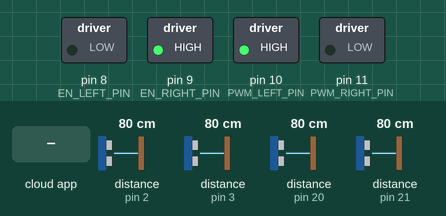
Bench run of a sketch on a simulated Arduino Mega 2560, built with avr-gcc and run on an emulated ATmega2560. Parts: switched loads named in the sketch (green lamp = pin HIGH). Wiring (inferred from the names in the program): 4 × range finder with pulse-width output: data pin 2 / data pin 3 / data pin 20 / data pin 21. The test bench sets the inputs (shaded band); at power-on: distance to the obstacle (sensors on pin 2, pin 3, pin 20, pin 21) 80 cm. The ROS host is connected and sends only what is stated.

Above: at 1.2 s.
1.3 s: the phone or cloud app sets linear.x to -100
At 1.6 s:
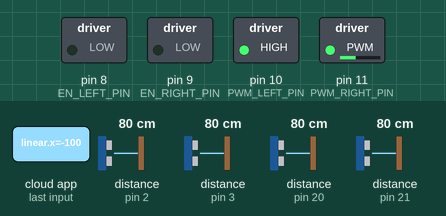
2.8 s: the phone or cloud app sets linear.x to 100
At 4.0 s:
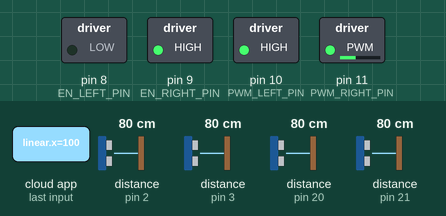
4.3 s: the phone or cloud app sets angular.z to -100
At 5.2 s:
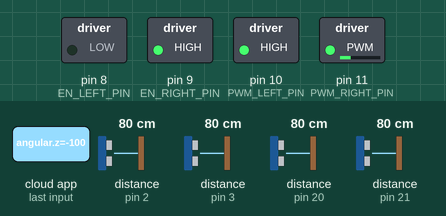
Timing chart, 0 to 7.3 s (numbered marks = the images above; inputs shaded):
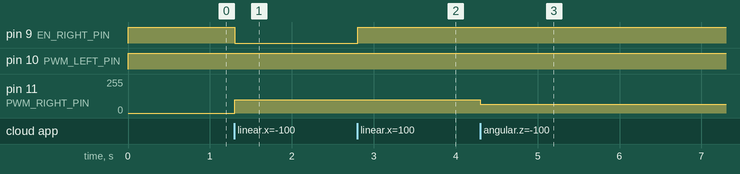

The sketch:

arduino_ROS_combined_motor_encoderwithPID1.ino
```cpp
//WITH PID for wheel velocity closed-loop control

//the following code is to setup an arduino node in ROS called /serial.node
//that subscribes to the cmd_vel topic and writes PWM signals to the motor drivers
//& publishes to new topics "lCount" and "rCount" the encoder counts from the left and right
//wheel encoders with quadrature, respectively.
//Arduino Board: Arduino Mega 2560 Rev3

//NOTES: Ensure tires are properly inflated to minimize slippage between tire and hub

//parts of code from:
//https://playground.arduino.cc/Main/RotaryEncoders/ &
//https://howtomechatronics.com/tutorials/arduino/rotary-encoder-works-use-arduino/

//Created/Modified by:
//Author: Shymon Sumiyoshi
//Date Created: 2020-12-21
//Date Modified: 2021-02-20

//MOTOR: IG42 24VDC Geared Motor, item# TD-044-240
//with gear head (1:24): rated torque 8kg-cm, rated speed 246rpm, rated current < 2.1A
//stall torque ?103.2kg-cm?, stall current 13A, no load current < 0.5A

//MOTOR DRIVER: Cytron MD10C
//for brushed DC motor, motor voltage ranges from 5V to 30V (power), 3.3V and 5V logic level input
//maximum current up to 13A continuous and 30A peak (10 seconds)
//fully NMOS H-Bridge (no heat sink required), speed control PWM frequency up to 20KHz
//supports both locked-antiphase and sign-magnitude PWM operation
//6 connections for motor driver:
//Signal 1) Black: GND
//Signal 2) Red: PWM input for speed control
//Signal 3) Yellow: DIR direction control
//Power 4) POWER+ from battery
//Power 5) POWER- from battery
//Power 6) Motor Output A
//Power 7) Motor Output B

//ENCODER: (attached to motor) is 2 Channel Hall Effect Magnetic Encoder (incremental rotary encoder)
//5cpr without quadrature & gear ratio / with quadrature & gear ratio, 480cpr (= 5x4x24)
//6 wires coming from geared motor:
//Power 1) Black: -Motor
//Power 2) Red: +Motor
//Signal 3) Brown: Hall Sensor Vcc (use 5VDC but can be anywhere between 3.5-20VDC)
//Signal 4) Green: Hall Sensor GND
//Signal 5) Blue: Hall Sensor A Vout   //need 1K ohm pull up resistor here, but I'll use the arduino's internal pull-up resistor
//Signal 6) Purple: Hall Sensor B Vout //need 1K ohm pull up resistor here, but I'll use the arduino's internal pull-up resistor


#include "Arduino.h"
#include <ros.h>
#include <ros/time.h>
#include <geometry_msgs/Twist.h>  //for subscribing to messages from the "cmd_vel" topic
#include <std_msgs/Int16.h> //for publishing encoder count messages to the "lCount" & "rCount" topics
#include <std_msgs/Float32.h>
//#include <std_msgs/Int32MultiArray>


//Following Constants are use for CLOSED LOOP control of left and right wheel speeds (WITH PID Control):
float tKp = 1.0;
float tKi = 0.0;
float tKd = 0.0;

float Kp = 0.0;
float Ki = 0.0;
float Kd = 0.0;

//PID constants for the left wheel speed:
float leftEncPos_Last = 0.0;
float leftBias = 0.0;
float leftTime_Current = 0.0;
float leftTime_Last = 0.0;
float left_dt = 0.0;
//float leftDesired = 0.0;
//float leftSpeedActual = 0.0;
float leftActual = 0.0;
float leftError = 0.0;
float leftError_Last =0.0;
float leftIntegral = 0.0;
float leftDerivative = 0.0;
float leftOutput = 0.0;


//MOTOR CONSTANTS
//Following Constants were used for OPEN LOOP control of left and right wheel speeds (NO PID Control):
//ROS program "teleop_twist_keyboard.py" default linear speed is 0.5m/s=19.685"/sec; wheel diameter is approx. 8.5" so 1 wheel revolution = 26.704"
//so (1sec/19.685")x(26.704"/rev)=1.357sec/rev
//and this is what I'll use to estimate what the MULTIPLIER_STRAIGHT_LEFTWHEEL and MULTIPLIER_STRAIGHT_RIGHTWHEEL values below should be
#define MULTIPLIER_STRAIGHT_LEFTWHEEL 10.4  //to change the value in "speed_left" from rad/s to the corresponding PWM value (0-255) so that the left wheel rotates at 1.357sec/rev
#define MULTIPLIER_STRAIGHT_RIGHTWHEEL 10.6 //to change the value in "speed_right" from rad/s to the corresponding PWM value (0-255) so that the right wheel rotates at 1.357sec/rev
//#define MULTIPLIER_TURN_RIGHTWHEEL 7.50
//#define MUTLIPLIER_TURN_LEFTWHEEL 6.00

//#define _PI 3.14159

//#define LOW_SPEED_LIMIT 50 //PWM low speed limit (possible values: 0-255)
#define HIGH_SPEED_LIMIT 255 //PWM high speed limit (possible values: 0-255)
//if HIGH_SPEED_LIMIT is a high value (e.g.: 255), ensure you use fuses or motor starter so possible motor stall current doesn't damage motor drivers

//wheel_rad is the wheel radius in meters, wheel_sep is separation distance between the wheels in meters
//I measured wheel_rad=4.25"=0.10795m~0.108m (wheel diameter is approx. 8.5"), wheel_sep=24.75"=0.62865m~0.629m
#define WHEEL_RAD 0.108
#define WHEEL_SEP 0.625 //0.625 after I measured again

//MOTOR PINS
//for PWM pins, use the function analogWrite(pin,value) where "value" is the duty cycle: 0-255
//for Arduino Mega, PWM Pins are 2-13,44-46 / pwm frequency is 490Hz (except for pins 4 and 13, which are 980Hz)
#define EN_LEFT_PIN 8 //left motor forward enable pin; will output HIGH when left wheel is rotating forward and LOW when left wheel is rotating backward
#define PWM_LEFT_PIN 10 //left PWM pin
#define EN_RIGHT_PIN 9  //right motor forward enable pin; will output HIGH when right wheel is rotating forward and LOW when right wheel is rotating backward
#define PWM_RIGHT_PIN 11  //right PWM pin

//ENCODER PINS
//will use external interrupts and the function attachInterrupt(interrupt,ISR,mode) where "interrupt" is the number of the interrupt, "ISR" is the function to call, "mode" is the mode
//for Arduino Mega, the total6 external interrupts are:interrupt0 (pin2), interrupt1 (pin3), interrupt2 (pin21), interrupt3 (pin20), interrupt4 (pin19), interrupt5 (pin18)
#define ENCODER_LEFT_A_PIN 2  //use blue wire from Left Encoder Hall Sensor A Vout (interrupt 0 (pin2) of Arduino Mega)
#define ENCODER_LEFT_B_PIN 3  //use purple wire from Left Encoder Hall Sensor B Vout (interrupt 1 (pin3) of Arduino Mega)
#define ENCODER_RIGHT_A_PIN 21 //use blue wire from Right Encoder Hall Sensor A Vout (interrupt 2 (pin21) of Arduino Mega)
#define ENCODER_RIGHT_B_PIN 20 //use purple wire from Right Encoder Hall Sensor B Vout (interrupt 3 (pin20) of Arduino Mega)


//set to HIGH for testing/debugging. set to LOW under normal operation to speed up program
//(any serial communication really slows down the program)
//bool serialEnable = LOW;


//MOTOR VARIABLES
float speed_ang=0;  //speed_ang is the yaw speed (rotational speed about the z-axis) of the robot about its center of rotation in rad/s
float speed_lin=0;  //speed_lin is the linear speed of the robot in m/s; it is along an axis that always points straight ahead of the robot and moves with the robot
float speed_left = 0; //speed_left is the rotational speed of the left wheel/motor in rad/s
float speed_right=0;  //speed_right is the rotational speed of the right wheel/motor in rad/s
//fyi: the value "(speed_lin -/+ (speed_ang*WHEEL_SEP/2))" represents the linear speed of the center of the left/right wheel, respectively, in m/s


//ENCODER VARIABLES
//note to self: could use "long" instead of "int" for lEncPos and rEncPos below; "long" stores a 32-bit or 4-byte value,
//which yields -2,147,483,648 to 2,147,483,647 (-2^31 to (2^31 - 1)). For 480cpr, this is approx 4,473,924.3 wheel revolutions = 2,147,483,647/480
//all variables used by interrupt ISR function should be global and volatile as per the website https://www.arduino.cc/reference/en/language/functions/external-interrupts/attachinterrupt/
volatile int lEncPos = 0;  //note: "int" here stores a 16-bit or 2-byte value, which yields -32,768 to 32,767 (-2^15 to (2^15 - 1)). For 480cpr, this is approx 68.3 wheel revolutions = 32,767/480
volatile bool lEncAStateCurrent;
volatile bool lEncAStateLast;
volatile bool lEncBStateCurrent;
volatile bool lEncBStateLast;

volatile int rEncPos = 0;  //note: "int" here stores a 16-bit or 2-byte value, which yields -32768 to 32,767 (-2^15 to (2^15 - 1)). For 480cpr, this is approx 68.26 revolutions = 32,767/480
volatile bool rEncAStateCurrent;
volatile bool rEncAStateLast;
volatile bool rEncBStateCurrent;
volatile bool rEncBStateLast;


//ROS VARIABLES & FUNCTIONS
std_msgs::Int16 lCount_msg;
std_msgs::Int16 rCount_msg;

std_msgs::Float32 leftTime_Current_msg;
std_msgs::Float32 leftOutput_msg;
std_msgs::Float32 leftSpeedActual_msg;

//create ROS node called "nh"; although in rqt_graph, it's listed as "/serial_node"
ros::NodeHandle nh;

//create a publisher called "lCount_publisher", for the node nh, that publishes a "lCount_msg" message of type Int16 variable to the "lCount" topic
ros::Publisher lCount_publisher("lCount", &lCount_msg);
//create a publisher called "rCount_publisher", for the node nh, that publishes a "rCount_msg" message of type Int16 variable to the "rlCount" topic
ros::Publisher rCount_publisher("rCount", &rCount_msg);

ros::Publisher leftTime_Current_publisher("leftTime_Current", &leftTime_Current_msg);
ros::Publisher leftOutput_publisher("leftOutput", &leftOutput_msg);
ros::Publisher leftSpeedActual_publisher("leftSpeedActual", &leftSpeedActual_msg);

//function called by motor_subscriber
void process_speeds( const geometry_msgs::Twist& cmd_vel_msg ){
  speed_ang = cmd_vel_msg.angular.z;  //speed_ang is the yaw speed (rotational speed about the z-axis) of the robot about its center of rotation in rad/s
  speed_lin = cmd_vel_msg.linear.x; //speed_lin is the linear speed of the robot in m/s; it is along an axis that always points straight ahead of the robot and moves with the robot
  speed_left = (2.0*speed_lin - (speed_ang*WHEEL_SEP)) / (2.0*WHEEL_RAD); //speed_left is the rotational speed of the left wheel/motor in rad/s
  speed_right = (2.0*speed_lin + (speed_ang*WHEEL_SEP)) / (2.0*WHEEL_RAD);  //speed_right is the rotational speed of the right wheel/motor in rad/s
  //fyi: the value "(speed_lin -/+ (speed_ang*WHEEL_SEP/2))" represents the linear speed of the center of the left/right wheel, respectively, in m/s
}
//create a subscriber called "motor_subscriber" for the node nh, which subscribes to the
//"cmd_vel" topic and calls the function above "process_speeds" to process the Twist message
//read on the "cmd_vel" topic
ros::Subscriber<geometry_msgs::Twist> motor_subscriber( "cmd_vel", &process_speeds );


void process_Kp( const std_msgs::Float32& Kp_msg ){
  Kp = Kp_msg.data;
}
void process_Ki( const std_msgs::Float32& Ki_msg ){
  Ki = Ki_msg.data;
}
void process_Kd( const std_msgs::Float32& Kd_msg ){
  Kd = Kd_msg.data;
}
ros::Subscriber<std_msgs::Float32> Kp_subscriber( "Kp", &process_Kp );
ros::Subscriber<std_msgs::Float32> Ki_subscriber( "Ki", &process_Ki );
ros::Subscriber<std_msgs::Float32> Kd_subscriber( "Kd", &process_Kd );


//arduino FUNCTION DECLARATIONS for MOTORS
void motors_init();
void motorLeft(float lspeed);
void motorRight(float rspeed);

//arduino FUNCTION DECLARATIONS for ENCODERS
//void serialReset();  //for testing/debugging
//void serialPrintBothPos(int lEncPos, int rEncPos);  //for testing/debugging
void encoders_init();
void lEncA_ISR();
void lEncB_ISR();
void rEncA_ISR();
void rEncB_ISR();


//arduino FUNCTION DEFINITIONS for MOTORS
void motors_init(){
  pinMode(EN_LEFT_PIN, OUTPUT);
  pinMode(PWM_LEFT_PIN, OUTPUT);
  pinMode(EN_RIGHT_PIN, OUTPUT);
  pinMode(PWM_RIGHT_PIN, OUTPUT);

  digitalWrite(EN_LEFT_PIN, LOW);
  digitalWrite(PWM_LEFT_PIN, LOW);
  digitalWrite(EN_RIGHT_PIN, LOW);
  digitalWrite(PWM_RIGHT_PIN, LOW);

  //leftTime_Last = nh.now().toSec();
  leftTime_Last = millis();
}

void motorLeft(float lspeed){ //lspeed is the PWM value (0-255) to give to the left motor driver unless its value is >= the HIGH_SPEED_LIMIT PWM value
  //leftTime_Current = nh.now().toSec();
  leftTime_Current = millis();
  left_dt = leftTime_Current - leftTime_Last;
  leftActual = ( MULTIPLIER_STRAIGHT_LEFTWHEEL * PI * (lEncPos - leftEncPos_Last) ) / (240 * left_dt );

  leftTime_Current_msg.data = leftTime_Current;
  //leftSpeedActual = ( WHEEL_RAD * PI * (lEncPos - leftEncPos_Last) ) / (240 * left_dt );
  leftSpeedActual_msg.data = WHEEL_RAD * leftActual / MULTIPLIER_STRAIGHT_LEFTWHEEL;

  leftError = lspeed - leftActual;
  leftIntegral += leftError * left_dt;
  leftDerivative = (leftError - leftError_Last) / left_dt;

  leftOutput = (tKp * leftError) + (tKi * leftIntegral) + (tKd * leftDerivative) + leftBias;
  leftOutput_msg.data = leftOutput;

  if (leftOutput >= 0){
    digitalWrite(EN_LEFT_PIN, HIGH);

    if(leftOutput < HIGH_SPEED_LIMIT){
      analogWrite(PWM_LEFT_PIN, leftOutput);
    }
    else{
      analogWrite(PWM_LEFT_PIN, HIGH_SPEED_LIMIT);
    }
  }
  else{
    digitalWrite(EN_LEFT_PIN, LOW);

    if(abs(leftOutput) < HIGH_SPEED_LIMIT){
      analogWrite(PWM_LEFT_PIN, abs(leftOutput));
    }
    else{
      analogWrite(PWM_LEFT_PIN, HIGH_SPEED_LIMIT);
    }
  }

  leftEncPos_Last = lEncPos;
  leftError_Last = leftError;
  leftTime_Last = leftTime_Current;
}

void motorRight(float rspeed){ //rspeed is the PWM value (0-255) to give to the right motor driver unless its value is >= the HIGH_SPEED_LIMIT PWM value
 if (rspeed >= 0){
   digitalWrite(EN_RIGHT_PIN, HIGH);

   if(rspeed < HIGH_SPEED_LIMIT){
    analogWrite(PWM_RIGHT_PIN, rspeed);
   }
   else{
    analogWrite(PWM_RIGHT_PIN, HIGH_SPEED_LIMIT);
   }
 }
 else{
   digitalWrite(EN_RIGHT_PIN, LOW);

   if(abs(rspeed) < HIGH_SPEED_LIMIT){
    analogWrite(PWM_RIGHT_PIN, abs(rspeed));
   }
   else{
    analogWrite(PWM_RIGHT_PIN, HIGH_SPEED_LIMIT);
   }
 }
}


//arduino FUNCTION DEFINITIONS for ENCODERS
//***encoder interrupt function definitions at very bottom of code
/*void serialReset(){//create a publisher called "lCount_publisher" that publishes a "lCount_msg" message of type Int16 variable to the "/lCount" topic
  if(Serial.read() == 'r') {
    lEncPos = 0;
    rEncPos = 0;
    Serial.println("Left and Right Positions Reset to Zero");
  }
}

//***NOTE TO SELF: minimize using Serial.print() since it takes many compute cycles & slows down everything
void serialPrintBothPos(int lEncPos, int rEncPos){
  Serial.print("Left: ");
  Serial.print(lEncPos);
  Serial.print(",   Right: ");
  Serial.println(rEncPos);
}*/

void encoders_init(){
  pinMode(ENCODER_LEFT_A_PIN, INPUT_PULLUP);  //set pin as input and turn on pull-up resistor (Signal needs pull-up resistor)
  pinMode(ENCODER_LEFT_B_PIN, INPUT_PULLUP);  //set pin as input and turn on pull-up resistor (Signal needs pull-up resistor)
  pinMode(ENCODER_RIGHT_A_PIN, INPUT_PULLUP); //set pin as input and turn on pull-up resistor (Signal needs pull-up resistor)
  pinMode(ENCODER_RIGHT_B_PIN, INPUT_PULLUP); //set pin as input and turn on pull-up resistor (Signal needs pull-up resistor)

  attachInterrupt(digitalPinToInterrupt(ENCODER_LEFT_A_PIN), lEncA_ISR, CHANGE); //setting up interrupt for left encoder A (interrupt 0 (pin 2))
  attachInterrupt(digitalPinToInterrupt(ENCODER_LEFT_B_PIN), lEncB_ISR, CHANGE); //setting up interrupt for left encoder B (interrupt 1 (pin 3))
  attachInterrupt(digitalPinToInterrupt(ENCODER_RIGHT_A_PIN), rEncA_ISR, CHANGE); //setting up interrupt for right encoder A (interrupt 2 (pin 21))
  attachInterrupt(digitalPinToInterrupt(ENCODER_RIGHT_B_PIN), rEncB_ISR, CHANGE); //setting up interrupt for right encoder B (interrupt 3 (pin 20))

  lEncAStateLast = digitalRead(ENCODER_LEFT_A_PIN);
  lEncBStateLast = digitalRead(ENCODER_LEFT_B_PIN);
  rEncAStateLast = digitalRead(ENCODER_RIGHT_A_PIN);
  rEncBStateLast = digitalRead(ENCODER_RIGHT_B_PIN);
}


void setup(){
  motors_init();  //initialize the needed motor pins

  nh.initNode();  //initialize node nh created way above

  nh.advertise(lCount_publisher); //publish the left encoder count to the topic "lCount"
  nh.advertise(rCount_publisher); //publish the right encoder count to the topic "rCount"

  nh.advertise(leftTime_Current_publisher);
  nh.advertise(leftOutput_publisher);
  nh.advertise(leftSpeedActual_publisher);

  nh.subscribe(motor_subscriber); //get the node nh to start subscribing to the "cmd_vel" topic
  nh.subscribe(Kp_subscriber);
  nh.subscribe(Ki_subscriber);
  nh.subscribe(Kd_subscriber);

  encoders_init();  //initialize the needed encoder pins and variables

/*  if(serialEnable == HIGH){
    Serial.begin(9600);
  }*/
}


void loop(){
/*  if(serialEnable == HIGH){
    if (Serial.available() > 0) {
      serialReset();
    }
  }*/

  motorLeft(speed_left*MULTIPLIER_STRAIGHT_LEFTWHEEL);
  motorRight(speed_right*MULTIPLIER_STRAIGHT_RIGHTWHEEL);

  /*
  Serial.print("current time: ");
  Serial.print(leftTime_Current);
  Serial.print(",   right enc: ");
  Serial.println(rEncPos);
  delay(1000);
  */

  nh.spinOnce(); //check for incoming ROS messages
}


//Interrupt Service Routines (ISRs) for encoders:

//following ISR function called whenever there is a CHANGE: HIGH-->LOW or LOW-->HIGH transition of LEFT wheel encoder A signal
void lEncA_ISR(){
  lEncAStateCurrent = digitalRead(ENCODER_LEFT_A_PIN);

  //compare LEFT wheel A and B signals; if they are DIFFERENT then LEFT wheel has moved FORWARD (CCW looking at left wheel shaft)
  if (lEncAStateCurrent != lEncBStateCurrent) {
    lEncPos++;
  }
  else {
    lEncPos--;
  }
  lCount_msg.data = lEncPos;
  lCount_publisher.publish(&lCount_msg);

  lEncAStateLast = lEncAStateCurrent;
}

//following ISR function called whenever there is a CHANGE: HIGH-->LOW or LOW-->HIGH transition of LEFT wheel encoder B signal
void lEncB_ISR(){
  lEncBStateCurrent = digitalRead(ENCODER_LEFT_B_PIN);

  //compare LEFT wheel A and B signals; if they are the SAME then LEFT wheel has moved FORWARD (CCW looking at left wheel shaft)
  if (lEncAStateCurrent == lEncBStateCurrent) {
    lEncPos++;
  }
  else {
    lEncPos--;
  }
  //commenting out the 2 lines below because the serial connection at 57600 baud to my slow red laptop
  //with a publish buffer size of 512 bytes is too slow so I only publish on the A signal change, not the B signal change
  //NOTE TO SELF: try with faster laptop and faster serial connection baud rate
  //lCount_msg.data = lEncPos;
  //lCount_publisher.publish(&lCount_msg);

  lEncBStateLast = lEncBStateCurrent;
}

//following ISR function called whenever there is a CHANGE: HIGH-->LOW or LOW-->HIGH transition of RIGHT wheel encoder A signal
void rEncA_ISR(){
  rEncAStateCurrent = digitalRead(ENCODER_RIGHT_A_PIN);

  //compare RIGHT wheel A and B signals; if they are DIFFERENT then RIGHT wheel has moved BACKWARD (CCW looking at left wheel shaft)
  if (rEncAStateCurrent != rEncBStateCurrent) {
    rEncPos--;
  }
  else {
    rEncPos++;
  }
  rCount_msg.data = rEncPos;
  rCount_publisher.publish(&rCount_msg);

  rEncAStateLast = rEncAStateCurrent;
}

//following ISR function called whenever there is a CHANGE: HIGH-->LOW or LOW-->HIGH transition of RIGHT wheel encoder B signal
void rEncB_ISR(){
  rEncBStateCurrent = digitalRead(ENCODER_RIGHT_B_PIN);

  //compare RIGHT wheel A and B signals; if they are the SAME then RIGHT wheel has moved BACKWARD (CCW looking at left wheel shaft)
  if (rEncAStateCurrent == rEncBStateCurrent) {
    rEncPos--;
  }
  else {
    rEncPos++;
  }
  //commenting out the 2 lines below because the serial connection at 57600 baud to my slow red laptop
  //with a publish buffer size of 512 bytes is too slow so I only publish on the A signal change, not the B signal change
  //NOTE TO SELF: try with faster laptop and faster serial connection baud rate
  //rCount_msg.data = rEncPos;
  //rCount_publisher.publish(&rCount_msg);

  rEncBStateLast = rEncBStateCurrent;
}
```

Measured:
- after the input at 1.3 s, pin 9 (EN_RIGHT_PIN): HIGH → LOW at once; pin 11 (PWM_RIGHT_PIN): 0/255 → 98/255 at once
- after the input at 2.8 s, pin 9 (EN_RIGHT_PIN): LOW → HIGH at once
- after the input at 4.3 s, pin 11 (PWM_RIGHT_PIN): 98/255 → 67/255 at once
